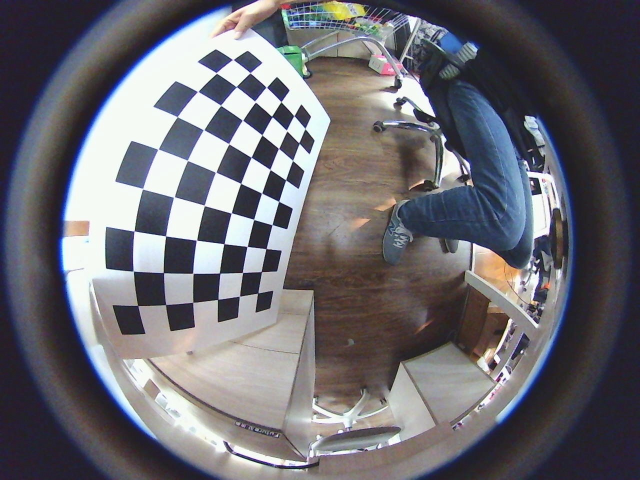
#> input picture img/left/test.0.200.jpg, 1280 x 960 px (shown at 1/2 size); its folder holds 4 pictures in this run
$ python dual_fisheye_calib.py
#> lines starting #> are read from the running program, lines starting #| are printed output that depends on the picture; after the words box and inside, x2 and y2 are one past the last pixel; in counts of white or black regions, pixels touching at a corner belong together
### utilitys/camera_calib.py
import cv2
import numpy as np
import glob

#rectify fisheye image
# [43 lines left out: function get_distort_map, not called in this run]

#single fisheye calibration
def get_K_and_D(checkerboard, imgsPath):
#> called with checkerboard = (9, 6), imgsPath = './img/left/'
    CHECKERBOARD = checkerboard
    subpix_criteria = (cv2.TERM_CRITERIA_EPS + cv2.TERM_CRITERIA_MAX_ITER, 30, 0.1)
    calibration_flags = cv2.fisheye.CALIB_RECOMPUTE_EXTRINSIC + cv2.fisheye.CALIB_FIX_SKEW
    objp = np.zeros((1, CHECKERBOARD[0] * CHECKERBOARD[1], 3), np.float32)
    objp[0, :, :2] = np.mgrid[0:CHECKERBOARD[0], 0:CHECKERBOARD[1]].T.reshape(-1, 2)
    _img_shape = None
    objpoints = []
    imgpoints = []
    images = glob.glob(imgsPath + '/*.jpg')
    for fname in images:
        img = cv2.imread(fname)
#> img is the input picture: shape (960, 1280, 3); mean B, G, R 114, 107.1, 108.4
        if _img_shape == None:
            _img_shape = img.shape[:2]
        else:
            assert _img_shape == img.shape[:2], "All images must share the same size."

        gray = cv2.cvtColor(img, cv2.COLOR_BGR2GRAY)
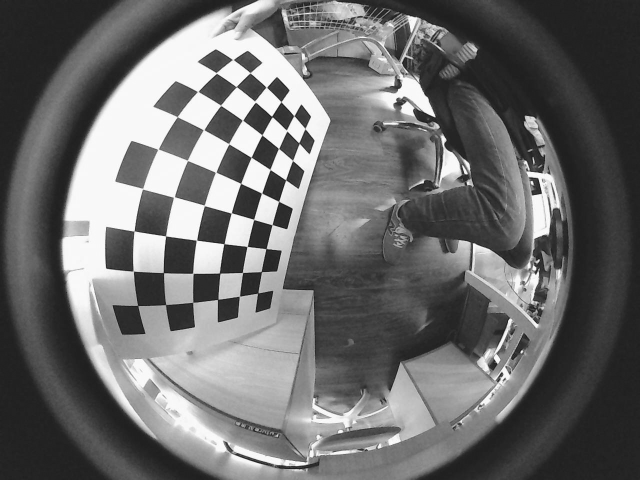
#> gray: shape (960, 1280) (shown at 1/2 size); min 4, max 255, mean 108.3
        ret, corners = cv2.findChessboardCorners(gray, CHECKERBOARD,
                                                 cv2.CALIB_CB_ADAPTIVE_THRESH + cv2.CALIB_CB_FAST_CHECK + cv2.CALIB_CB_NORMALIZE_IMAGE)
#> ret = True; corners = 54 rows, first 8: [275.6, 611.2], [266.8, 542.5], [268.6, 462.3], [285.9, 378], [316.7, 298.7], [355, 233.6], [396.7, 183.4], [433.4, 147]
        if ret == True:
            objpoints.append(objp)
            cv2.cornerSubPix(gray, corners, (11, 11), (-1, -1), subpix_criteria)
            imgpoints.append(corners)
            cv2.drawChessboardCorners(img, checkerboard, corners, ret)
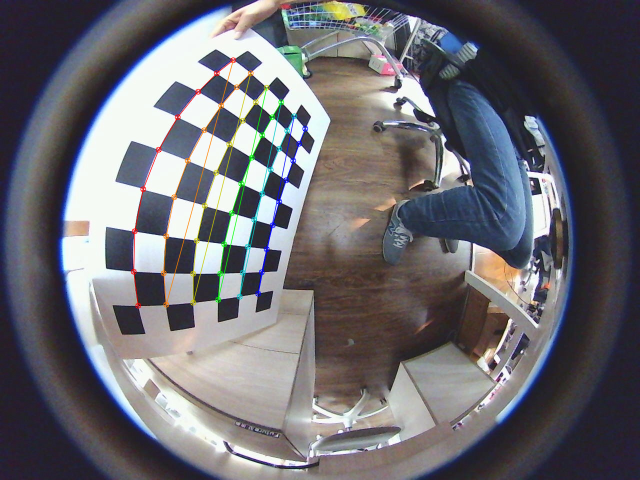
#> img: shape (960, 1280, 3) (shown at 1/2 size); 1.44% of pixels changed, all inside (x1, y1, x2, y2) = (261, 114, 617, 618)
            #cv2.imshow('findCorners', img)
            #cv2.waitKey(100)
        else:
            print(fname)
#> pass 2 of the loop in get_K_and_D, `for fname in images:`:
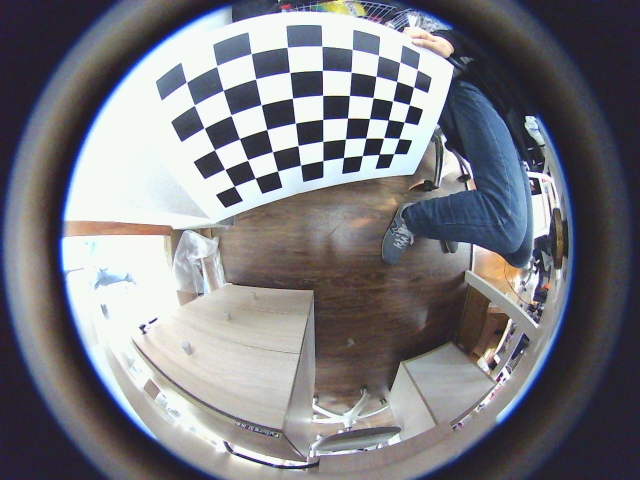
#> input picture img/left/test.0.201.jpg, 1280 x 960 px (shown at 1/2 size)
#> in get_K_and_D, img is the input picture: shape (960, 1280, 3); mean B, G, R 128.9, 122.4, 122.3
#> in get_K_and_D, `gray = cv2.cvtColor(img, cv2.COLOR_BGR2GRAY)`:
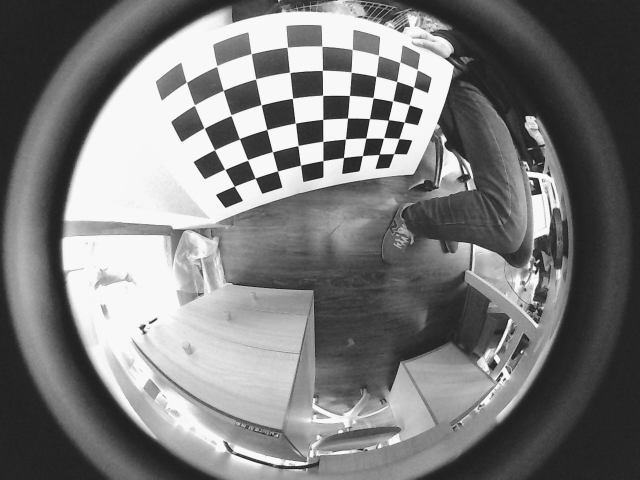
#> gray: shape (960, 1280) (shown at 1/2 size); min 2, max 255, mean 123.1
#> corners = 54 rows, first 8: [373.4, 165.1], [433.8, 134.4], [506, 108], [575.1, 94.84], [644.6, 93.3], [704.6, 99.64], [757.3, 110.9], [799.6, 125.6]
#> in get_K_and_D, `cv2.drawChessboardCorners(img, checkerboard, corners, ret)`:
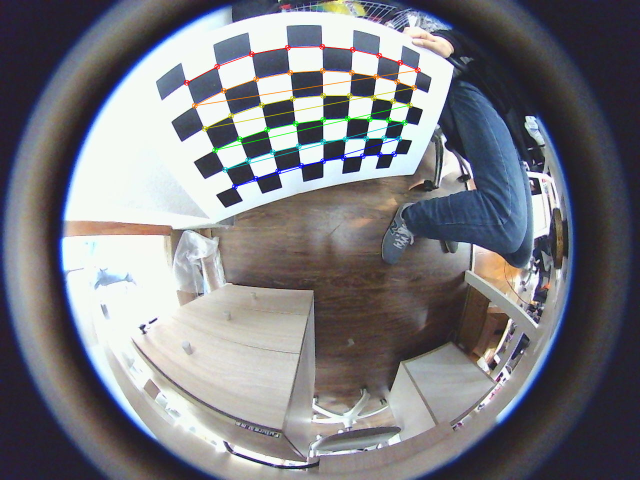
#> img: shape (960, 1280, 3) (shown at 1/2 size); 1.38% of pixels changed, all inside (x1, y1, x2, y2) = (367, 87, 842, 380)
#> pass 3 of the loop in get_K_and_D, `for fname in images:`:
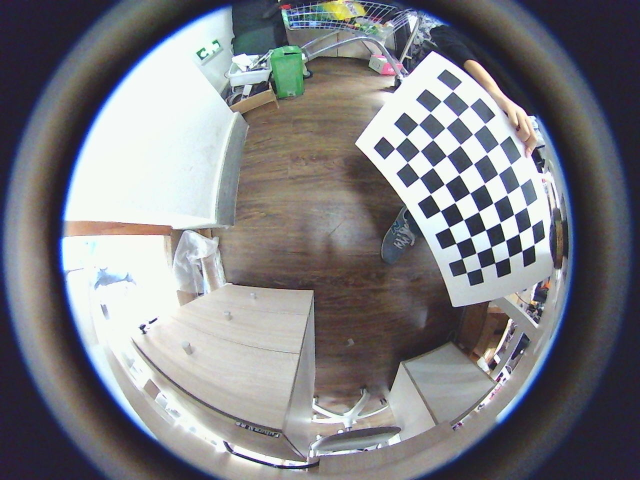
#> input picture img/left/test.0.202.jpg, 1280 x 960 px (shown at 1/2 size)
#> in get_K_and_D, img is the input picture: shape (960, 1280, 3); mean B, G, R 130.9, 125.9, 125.8
#> in get_K_and_D, `gray = cv2.cvtColor(img, cv2.COLOR_BGR2GRAY)`:
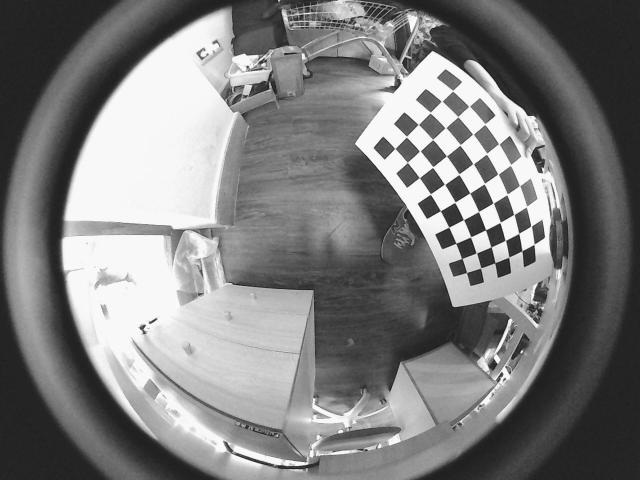
#> gray: shape (960, 1280) (shown at 1/2 size); min 1, max 255, mean 126.4
#> corners = 54 rows, first 8: [905.9, 182.1], [938.5, 213.2], [969.6, 249.7], [998.4, 288.6], [1021.2, 331.5], [1039.4, 371.8], [1052.5, 414.7], [1062.1, 452.3]
#> in get_K_and_D, `cv2.drawChessboardCorners(img, checkerboard, corners, ret)`:
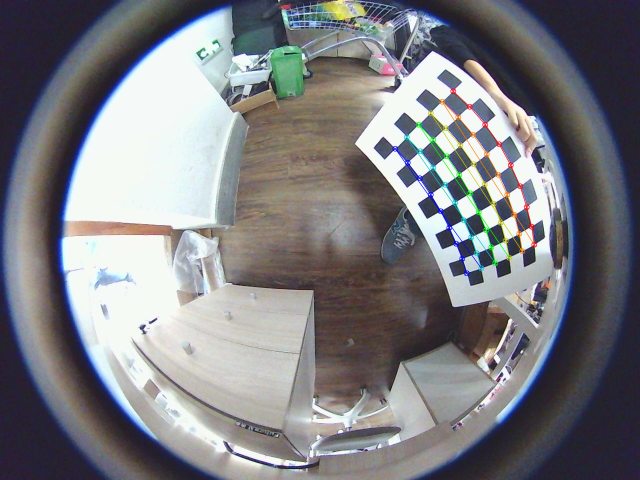
#> img: shape (960, 1280, 3) (shown at 1/2 size); 1.08% of pixels changed, all inside (x1, y1, x2, y2) = (784, 176, 1075, 553)
#> the loop made 4 passes; the first 3 are shown

    N_OK = len(objpoints)
    K = np.zeros((3, 3))
    D = np.zeros((4, 1))
    rvecs = [np.zeros((1, 1, 3), dtype=np.float64) for i in range(N_OK)]
    tvecs = [np.zeros((1, 1, 3), dtype=np.float64) for i in range(N_OK)]
    rms, _, _, rvecs, tvecs = \
        cv2.fisheye.calibrate(
            objpoints,
            imgpoints,
            gray.shape[::-1],
            K,
            D,
            rvecs,
            tvecs,
            calibration_flags,
            (cv2.TERM_CRITERIA_EPS + cv2.TERM_CRITERIA_MAX_ITER, 30, 1e-6)
        )
    DIM = _img_shape[::-1]
#> DIM = (1280, 960)
    print("Found " + str(N_OK) + " valid images for calibration")
    #print("DIM=" + str(_img_shape[::-1]))
    #print("K=np.array(" + str(K.tolist()) + ")")
    #print("D=np.array(" + str(D.tolist()) + ")")

    return DIM, K, D

#dual fisheye stereo calibrate
# [58 lines left out: function get_calibrate_coff, not called in this run]

### dual_fisheye_calib.py
import cv2
import numpy as np
import glob
import scipy.io as sio
from utilitys import camera_calib
_, K1, D1 = camera_calib.get_K_and_D((9, 6), './img/left/')
#> D1 = [-0.0822, 4.61, -13.32, 5.66]
_, K2, D2 = camera_calib.get_K_and_D((9, 6), './img/right/')
#> (the run stopped early here; a loop or call above may not have finished)
